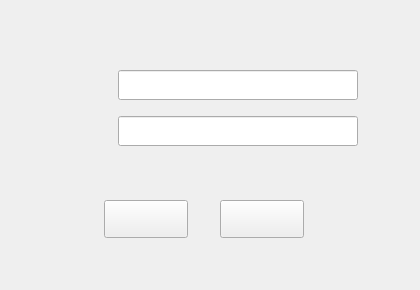
<?xml version="1.0" encoding="UTF-8"?>
<ui version="4.0">
 <class>dlg_login_new</class>
 <widget class="QDialog" name="dlg_login_new">
  <property name="geometry">
   <rect>
    <x>0</x>
    <y>0</y>
    <width>420</width>
    <height>290</height>
   </rect>
  </property>
  <property name="minimumSize">
   <size>
    <width>420</width>
    <height>290</height>
   </size>
  </property>
  <property name="maximumSize">
   <size>
    <width>420</width>
    <height>290</height>
   </size>
  </property>
  <property name="windowTitle">
   <string>dlg_login_new</string>
  </property>
  <property name="styleSheet">
   <string notr="true">QDialog#dlg_login_new{border-image: url(:/resource/Resource/login_bg.png);}</string>
  </property>
  <widget class="QLineEdit" name="lineEditPwd">
   <property name="geometry">
    <rect>
     <x>118</x>
     <y>116</y>
     <width>240</width>
     <height>30</height>
    </rect>
   </property>
   <property name="inputMethodHints">
    <set>Qt::ImhHiddenText|Qt::ImhNoAutoUppercase|Qt::ImhNoPredictiveText</set>
   </property>
  </widget>
  <widget class="QLabel" name="label">
   <property name="geometry">
    <rect>
     <x>44</x>
     <y>76</y>
     <width>60</width>
     <height>18</height>
    </rect>
   </property>
   <property name="styleSheet">
    <string notr="true">border-image: url(:/resource/Resource/username.png);</string>
   </property>
   <property name="text">
    <string/>
   </property>
  </widget>
  <widget class="QLineEdit" name="lineEditName">
   <property name="geometry">
    <rect>
     <x>118</x>
     <y>70</y>
     <width>240</width>
     <height>30</height>
    </rect>
   </property>
  </widget>
  <widget class="QToolButton" name="toolButtonOK">
   <property name="geometry">
    <rect>
     <x>104</x>
     <y>200</y>
     <width>84</width>
     <height>38</height>
    </rect>
   </property>
   <property name="styleSheet">
    <string notr="true">QToolButton#toolButtonOK{border-image: url(:/resource/Resource/login_btn.png);}
QToolButton#toolButtonOK:hover{border-image: url(:/resource/Resource/login_btn_hover.png);}
</string>
   </property>
   <property name="text">
    <string/>
   </property>
  </widget>
  <widget class="QLabel" name="labelError">
   <property name="geometry">
    <rect>
     <x>118</x>
     <y>157</y>
     <width>240</width>
     <height>23</height>
    </rect>
   </property>
   <property name="styleSheet">
    <string notr="true">border-image: url(:/resource/Resource/tips.png);</string>
   </property>
   <property name="text">
    <string/>
   </property>
  </widget>
  <widget class="QLabel" name="label_2">
   <property name="geometry">
    <rect>
     <x>44</x>
     <y>122</y>
     <width>60</width>
     <height>18</height>
    </rect>
   </property>
   <property name="styleSheet">
    <string notr="true">border-image: url(:/resource/Resource/password.png);</string>
   </property>
   <property name="text">
    <string/>
   </property>
  </widget>
  <widget class="QToolButton" name="toolButtonCancel">
   <property name="geometry">
    <rect>
     <x>220</x>
     <y>200</y>
     <width>84</width>
     <height>38</height>
    </rect>
   </property>
   <property name="styleSheet">
    <string notr="true">QToolButton#toolButtonCancel{border-image: url(:/resource/Resource/cancle_btn.png);}
QToolButton#toolButtonCancel:hover{border-image: url(:/resource/Resource/cancle_btn_hover.png);}

</string>
   </property>
   <property name="text">
    <string/>
   </property>
  </widget>
 </widget>
 <layoutdefault spacing="6" margin="11"/>
 <resources/>
 <connections/>
</ui>
